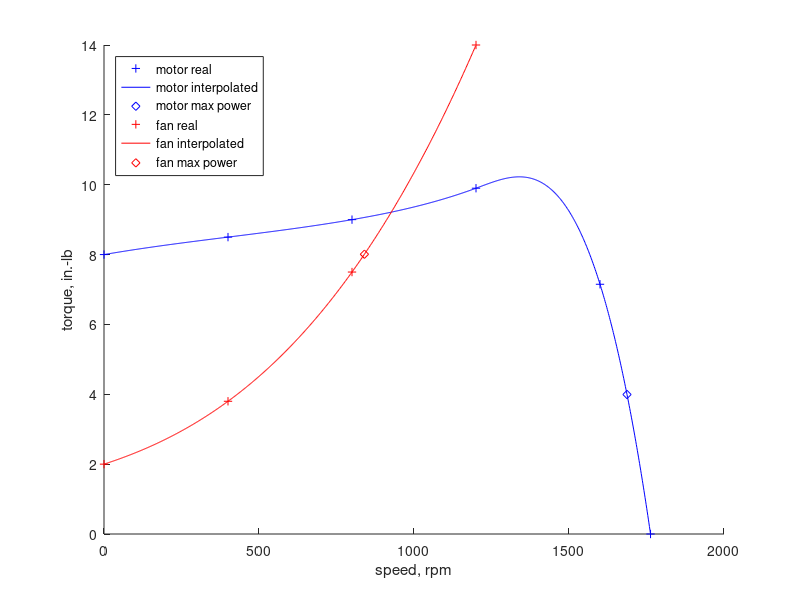

Recreate this plot in MATLAB.
clc
clear all
close all

motor=[0, 400, 800, 1200, 1600, 1763;
       8, 8.5, 9.0, 9.90, 7.15,    0];

fan=[0, 400, 800, 1200;
     2, 3.8, 7.5,   14];


stepcount = 1000;
speeds = linspace(motor(1), motor(1, end), stepcount);
motorSpline = interp1(motor(1,:), motor(2,:), speeds, 'spline');
fanSpline = interp1(fan(1,:), fan(2,:), speeds, 'spline');

[maxPower,maxPower_motorIndex] = max(speeds.*motorSpline.*(motorSpline <= 4));
[~,maxPower_fanIndex] = min(abs(speeds.*fanSpline-maxPower));
maxPower_motorTorque = motorSpline(maxPower_motorIndex);
maxPower_motorSpeed = speeds(maxPower_motorIndex);
maxPower_fanTorque = fanSpline(maxPower_fanIndex);
maxPower_fanSpeed = speeds(maxPower_fanIndex);
beltRatio = maxPower_motorSpeed/maxPower_fanSpeed;

disp('a)')
disp('  S --> R')

fprintf('b)\n')
fprintf('  maxPower_motorSpeed = %f\n', maxPower_motorSpeed)
fprintf('  maxPower = %f\n', maxPower)

fprintf('c)\n')
fprintf('  maxPower_fanSpeed = %f\n', maxPower_fanSpeed)
fprintf('  maxPower_fanTorque = %f\n', maxPower_fanTorque)
fprintf('  beltRatio = %f\n', beltRatio)

figure(1)

ylabel('torque, in.-lb')
xlabel('speed, rpm')
hold on

plot(motor(1,:), motor(2,:), 'b+')
plot(speeds, motorSpline, 'b-')
plot(speeds(maxPower_motorIndex), motorSpline(maxPower_motorIndex), 'bd')

plot(fan(1,:), fan(2,:), 'r+')
plot(speeds, fanSpline, 'r-')
plot(maxPower_fanSpeed, maxPower_fanTorque, 'rd')

legend('motor real',...'linear','nearest','pchip',
    'motor interpolated','motor max power', 'fan real',...'linear','nearest','pchip',
    'fan interpolated','fan max power',...
    'Location', 'northwest')
hold off